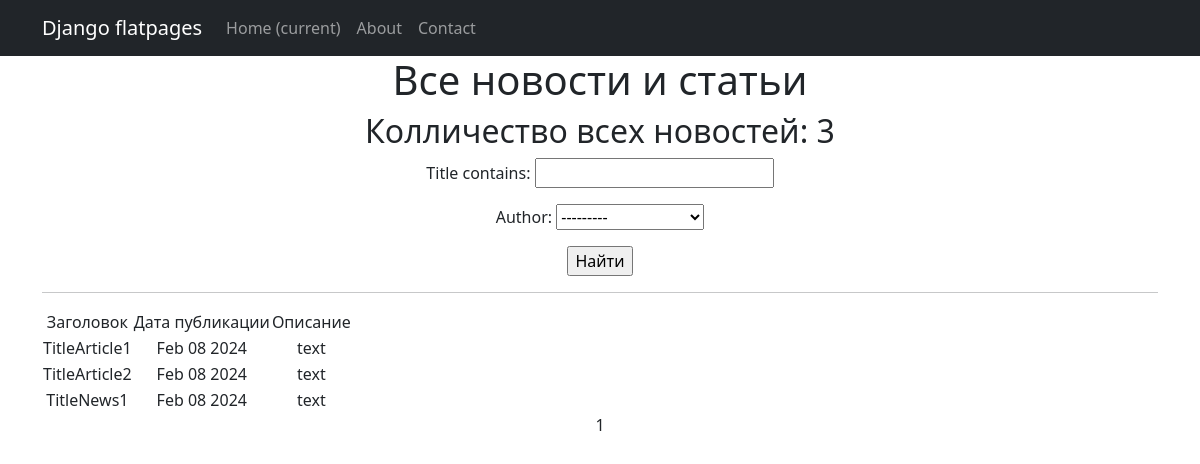
Before: /news/ with the older database file.
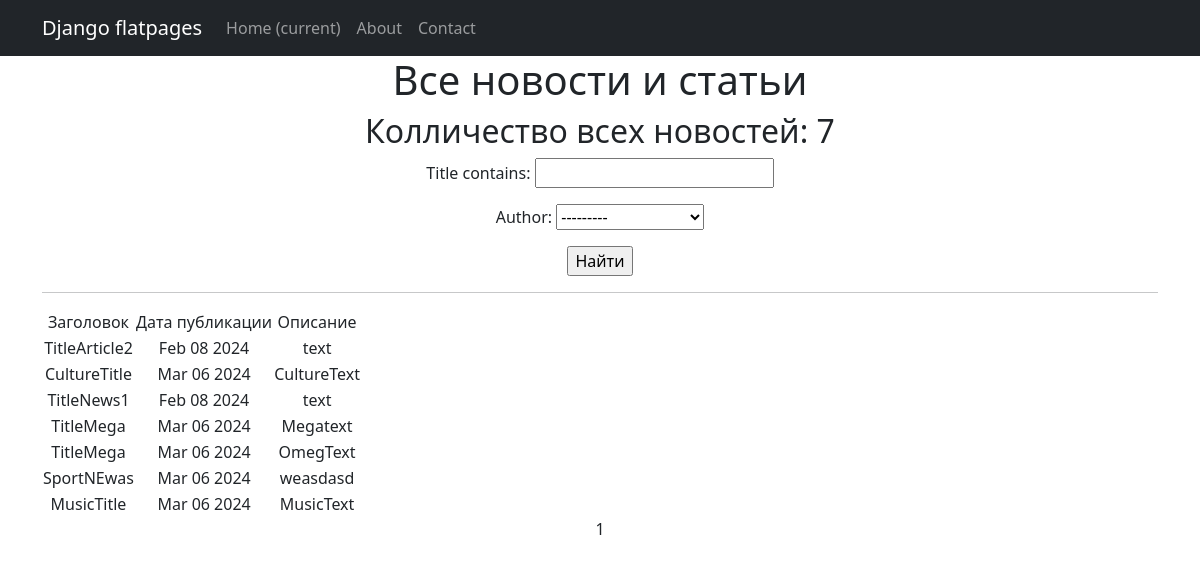
After: the same page with the newer database file.
### news/models.py (models this page shows, shortened)
class Post(models.Model):
    article = 'AR'
    news = 'NE'
    CHOICE = [
        (article, 'статья'),
        (news, 'новость')
    ]
    author = models.ForeignKey(Author, on_delete=models.CASCADE)
    post_type = models.CharField(max_length=2, choices=CHOICE, default=news)
    post_time = models.DateTimeField(auto_now_add=True)
    category = models.ManyToManyField(Category, through='PostCategory')
    title = models.CharField(max_length=225)
    text = models.TextField()
    rating = models.IntegerField(default=0)

### news/views.py (the view)
# urls.py: path('', NewsList.as_view(), name='news_list'),
class NewsList(ListView):
    model = Post
    ordering = 'post_type'
    template_name = 'news.html'
    context_object_name = 'news'
    order_by = '-post_time'
    paginate_by = 10  # вот так мы можем указать количество записей на странице
    def get_queryset(self):
        queryset = super().get_queryset()
        self.filterset = PostFilter(self.request.GET, queryset)
        return self.filterset.qs
    def get_context_data(self, **kwargs):
        context = super().get_context_data(**kwargs)
        context['filterset'] = self.filterset
        return context

### news/templatetags/censor_filters.py (called while the page is built)
@register.filter()
def currency(value):
    some_string = ''
    for cens in value.split():
        if cens in CENSOR:
            some_string += cens[0] + '*' * (len(cens) - 1) + ''
        else:
            some_string += cens + ''
    return some_string.strip()

### templates/news.html (shortened to what this page needs)
{% extends 'flatpages/default.html' %}
{% load censor_filters %}
{% load custom_tags %}
{% block content %}
   <h1>Все новости и статьи</h1>
    <h2> Колличество всех новостей: {{ news|length }} </h2>
   <form action="" method="get">
       {{ filterset.form.as_p }}
       <input type="submit" value="Найти" />
   </form>
   <hr>
   {% if news %}
       <table>
           <tr>
               <td>Заголовок</td>
               <td>Дата публикации</td>
               <td>Описание</td>
           </tr>
           {% for post in news %}
           <tr>
               <td>{{ post.title }}</td>
               <td>{{ post.post_time|date:'M d Y' }}</td>
               <td>{{ post.text|truncatechars:20|currency }}</td>
           </tr>
           {% endfor %}
       </table>
   {% else %}
       <h2>Новостей и статей нет!</h2>
   {% endif %}
   {{ page_obj.number }}
{% endblock content %}

### templates/flatpages/default.html (shortened to what this page needs)
<!DOCTYPE html>
<html lang="en">
<head>
    {% load static %}
    <link href="{% static 'css/styles.css' %}" rel="stylesheet"/>
</head>
<body>
<nav class="navbar navbar-expand-lg navbar-dark bg-dark static-top">
    <div class="container">
        <a class="navbar-brand" href="#">Django flatpages</a>
        <div class="collapse navbar-collapse" id="navbarResponsive">
            <ul class="navbar-nav ml-auto">
                <li class="nav-item active">
                    <a class="nav-link" href="#">Home
                        <span class="sr-only">(current)</span>
                    </a>
                </li>
                <li class="nav-item">
                    <a class="nav-link" href="/about/">About</a>
                </li>
                <li class="nav-item">
                    <a class="nav-link" href="/contacts/">Contact</a>
                </li>
            </ul>
        </div>
    </div>
</nav>
<div class="container">
    <div class="row">
        <div class="col-lg-12 text-center">
            {% block content %}{% endblock content %}
        </div>
    </div>
</div>
</body>
</html>

Changed rows visible on the page:
removed Post: title "TitleArticle1", post_time "Feb 08 2024", text "text"
added Post: title "CultureTitle", post_time "Mar 06 2024", text "CultureText"
added Post: title "TitleMega", post_time "Mar 06 2024", text "Megatext"
added Post: title "TitleMega", post_time "Mar 06 2024", text "OmegText"
added Post: title "SportNEwas", post_time "Mar 06 2024", text "weasdasd"
added Post: title "MusicTitle", post_time "Mar 06 2024", text "MusicText"
Other visible differences:
{{ news|length }}: "3" → "7"
